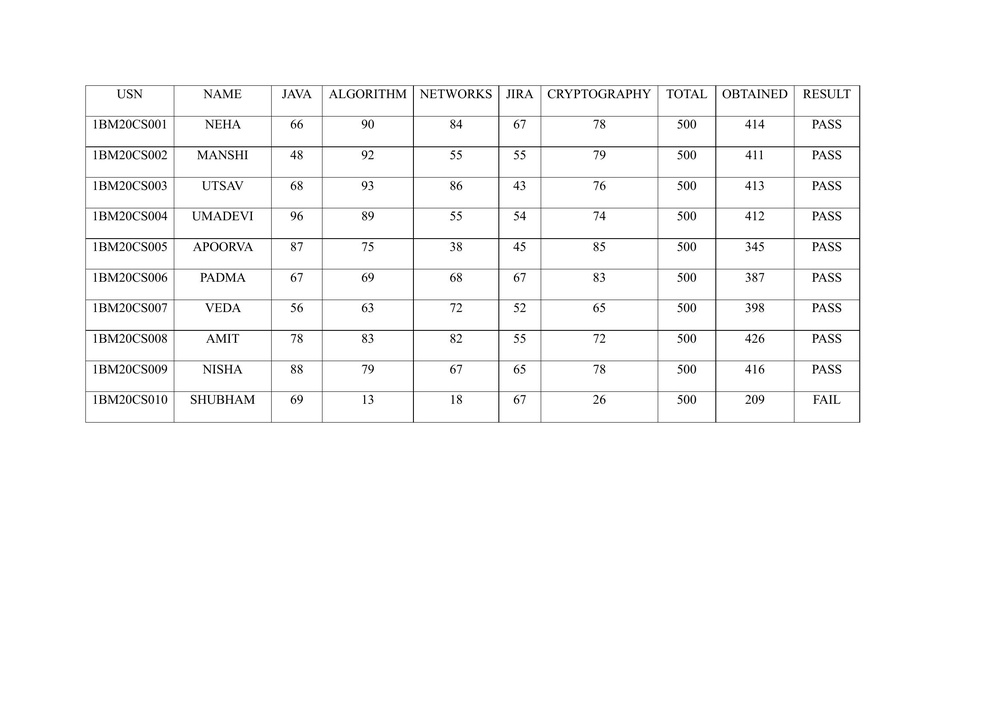
#> input picture inputdata/page_1.jpg, 999 x 706 px, shrunk from 2339 x 1654 before the run; its folder holds only this picture in this run
$ python -i skew.py   (imports and definitions only)
#> lines starting #> are read from the running program, lines starting #| are printed output that depends on the picture; after the words box and inside, x2 and y2 are one past the last pixel; in counts of white or black regions, pixels touching at a corner belong together
#> further down, picture is the input picture: shape (706, 999, 3); min 0, max 255, mean 249
import cv2
import os
import numpy as np
from scipy.ndimage import interpolation as inter

def correct_skew(image, delta=1, limit=5):
    """
    Corrects skew in the input image.

    Parameters:
        image (numpy.ndarray): Input image.
        delta (int): Angle delta for determining the range of angles to check (default is 1).
        limit (int): Limit of angles to check, from -limit to limit (default is 5).

    Returns:
        tuple: A tuple containing the best angle found for skew correction and the rotated image.
    """
#> called with delta = 1, limit = 5
    def determine_score(arr, angle):
        data = inter.rotate(arr, angle, reshape=False, order=0)
        histogram = np.sum(data, axis=1, dtype=float)
        score = np.sum((histogram[1:] - histogram[:-1]) ** 2, dtype=float)
        return histogram, score

    gray = cv2.cvtColor(image, cv2.COLOR_BGR2GRAY)
    thresh = cv2.threshold(gray, 0, 255, cv2.THRESH_BINARY_INV + cv2.THRESH_OTSU)[1]
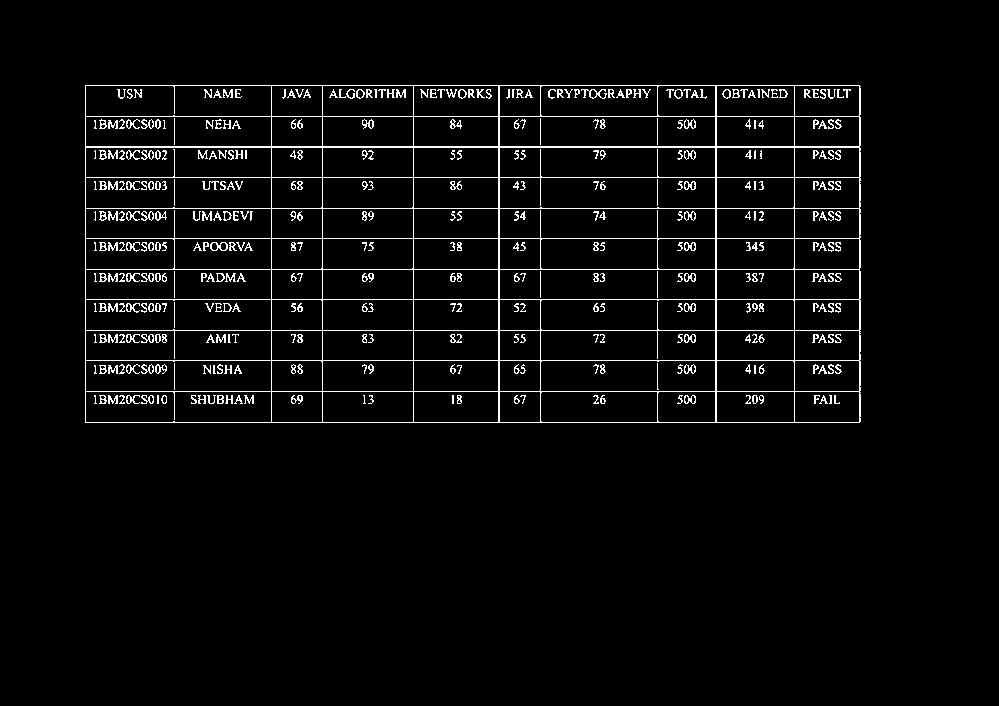
#> thresh: shape (706, 999); 3.8% white in thin lines or dots, all inside (x1, y1, x2, y2) = (85, 85, 861, 423)

    scores = []
    angles = np.arange(-limit, limit + delta, delta)
    for angle in angles:
        histogram, score = determine_score(thresh, angle)
        scores.append(score)
#> this loop made 11 passes
#> score on passes 1 to 11: 1.17e+09, 1.17e+09, 2.25e+09, 2.31e+09, 6.83e+09, 9.37e+11, 6.3e+09, 3.06e+09, 1.93e+09, 1.14e+09, 1.11e+09
#> pass 1, in determine_score, `data = inter.rotate(arr, angle, reshape=False, order=0)`:
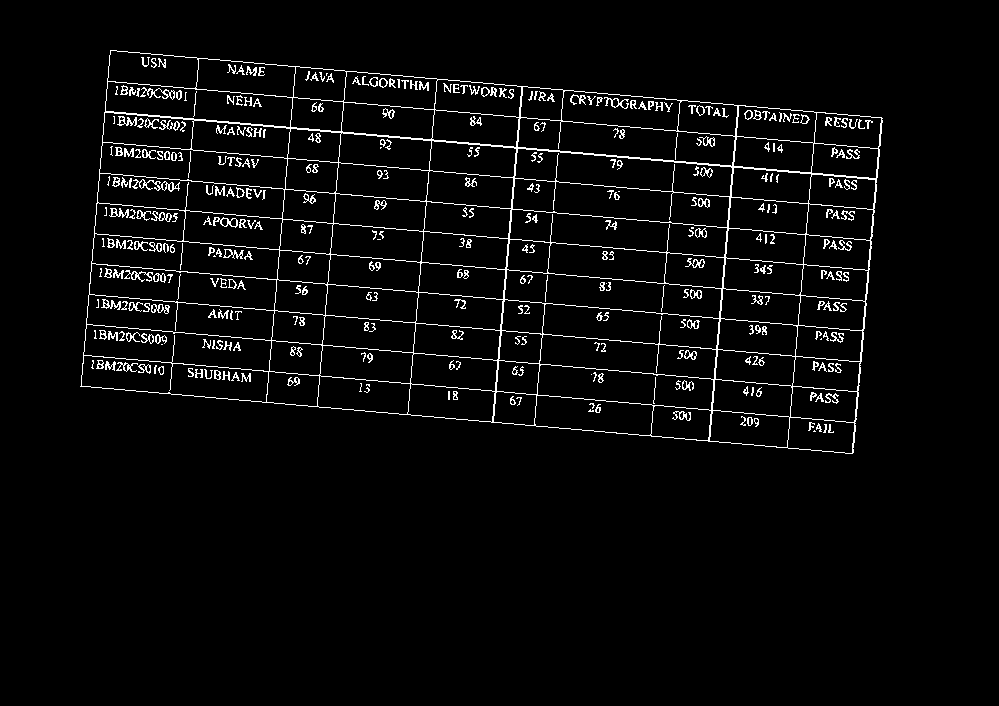
#> data: shape (706, 999); 3.8% white in thin lines or dots, all inside (x1, y1, x2, y2) = (80, 50, 883, 454)
#> pass 2, in determine_score (call 2), `data = inter.rotate(arr, angle, reshape=False, order=0)`:
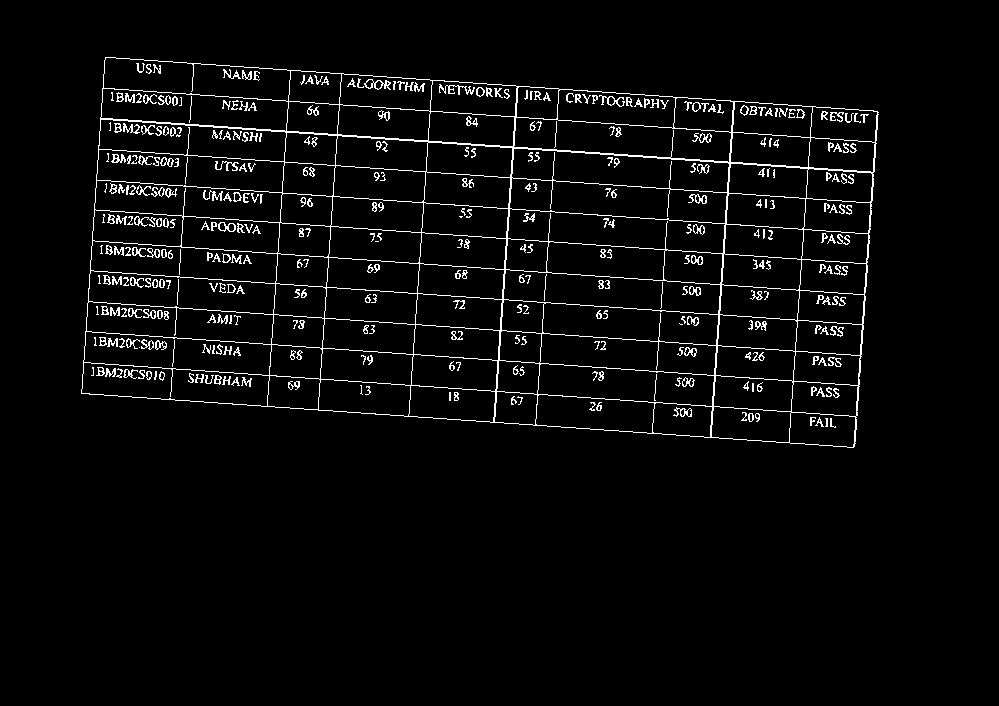
#> data: shape (706, 999); 3.8% white in thin lines or dots, all inside (x1, y1, x2, y2) = (81, 57, 879, 448)
#> pass 3, in determine_score (call 3), `data = inter.rotate(arr, angle, reshape=False, order=0)`:
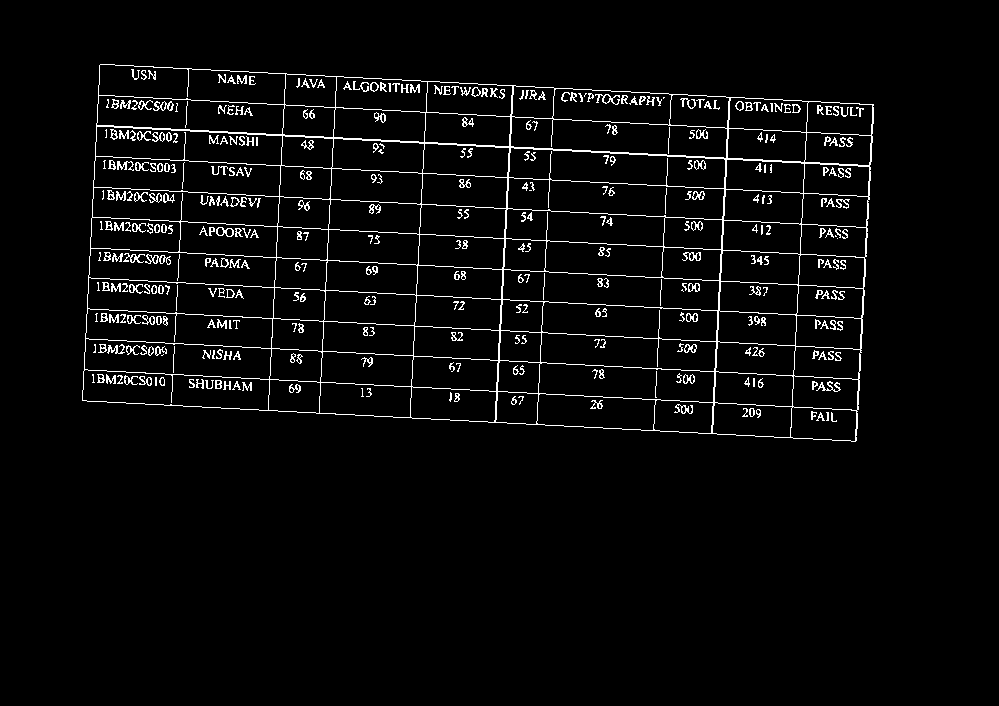
#> data: shape (706, 999); 3.8% white in thin lines or dots, all inside (x1, y1, x2, y2) = (82, 64, 874, 442)
#> after the loop, scores = [1.17e+09, 1.17e+09, 2.25e+09, 2.31e+09, 6.83e+09, 9.37e+11, 6.3e+09, 3.06e+09, 1.93e+09, 1.14e+09, 1.11e+09]

    best_angle = angles[scores.index(max(scores))]
#> best_angle = 0

    (h, w) = image.shape[:2]
#> h = 706; w = 999
    center = (w // 2, h // 2)
#> center = (499, 353)
    M = cv2.getRotationMatrix2D(center, best_angle, 1.0)
#> M = [[1, 0, 0], [0, 1, 0]]
    rotated = cv2.warpAffine(image, M, (w, h), flags=cv2.INTER_CUBIC, \
          borderMode=cv2.BORDER_REPLICATE)

    return best_angle, rotated

def process_skew_correction(input_folder_path, output_folder_path):
    """
    Corrects skew for all images in the input folder and saves the corrected images in the output folder.

    Parameters:
        input_folder_path (str): Path to the folder containing input images.
        output_folder_path (str): Path to save the corrected images.
    """
    # Create the output folder if it doesn't exist
    os.makedirs(output_folder_path, exist_ok=True)

    # List all files in the input folder
    image_files = [f for f in os.listdir(input_folder_path) if os.path.isfile(os.path.join(input_folder_path, f))]

    # Process and save images
    for image_file in image_files:
        input_path = os.path.join(input_folder_path, image_file)

        # Load the image
        image = cv2.imread(input_path)

        # Correct skew
        angle, rotated = correct_skew(image)

        # Save the rotated image to the output folder
        output_path = os.path.join(output_folder_path, f"rotated_{image_file}")
        cv2.imwrite(output_path, rotated)

        print(f"Rotated image saved: {output_path}")

# Specify the input folder and output folder
#input_folder_path = 'C:\\Users\\Neha\\Documents\\Major_project\\preprocessing\\grayimage'
#output_folder_path = 'C:\\Users\\Neha\\Documents\\Major_project\\preprocessing\\skewimage'

# Process skew correction for all images in the input folder
#process_skew_correction(input_folder_path, output_folder_path)

>>> import cv2
>>> picture = cv2.imread('../inputdata/page_1.jpg')
>>> result = correct_skew(picture)

$ run again, on inputdata/page_3.jpg
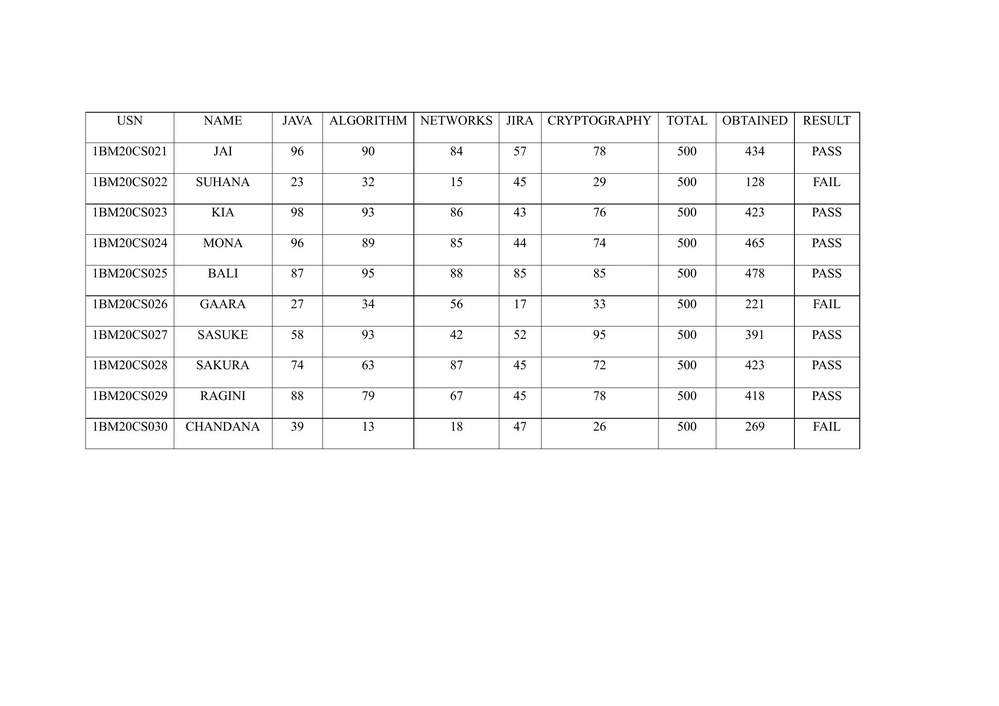
#> input picture inputdata/page_3.jpg, 999 x 706 px, shrunk from 2339 x 1654 before the run
#> picture is the input picture: shape (706, 999, 3); min 0, max 255, mean 248.9
#> in correct_skew, `thresh = cv2.threshold(gray, 0, 255, cv2.THRESH_BINARY_INV + cv2.THRES..`:
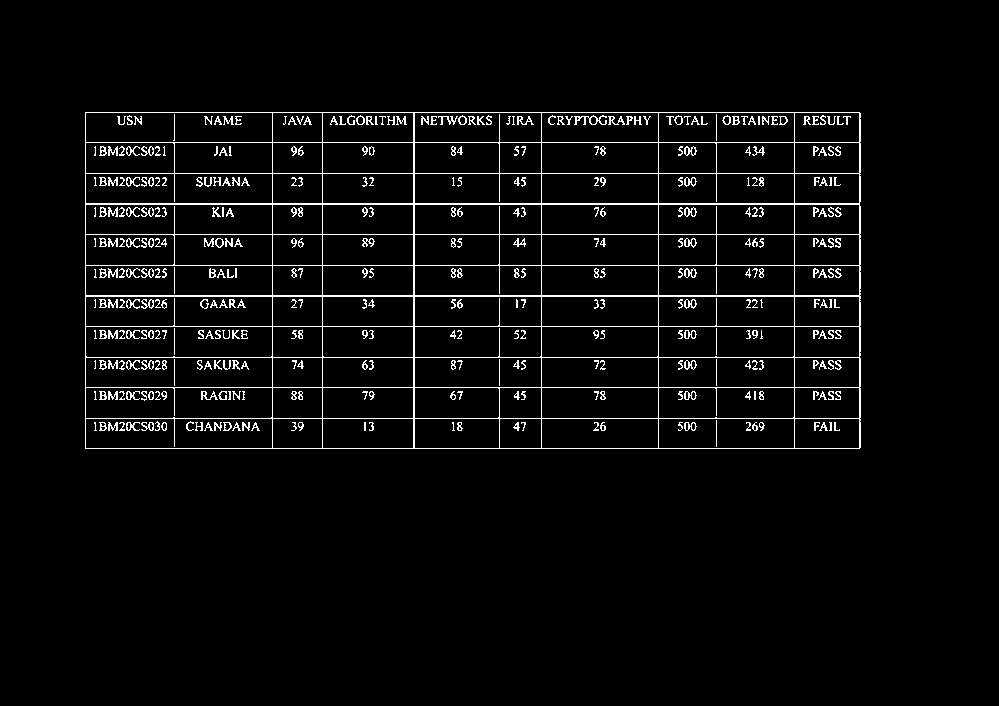
#> thresh: shape (706, 999); 3.8% white in thin lines or dots, all inside (x1, y1, x2, y2) = (85, 112, 861, 449)
#> the loop in correct_skew, `for angle in angles:` made 11 passes
#> score on passes 1 to 8: 1.08e+09, 1.1e+09, 2.34e+09, 2.39e+09, 6.98e+09, 9.42e+11, 6.33e+09, 2.92e+09
#> pass 3, in determine_score (call 3), `data = inter.rotate(arr, angle, reshape=False, order=0)`:
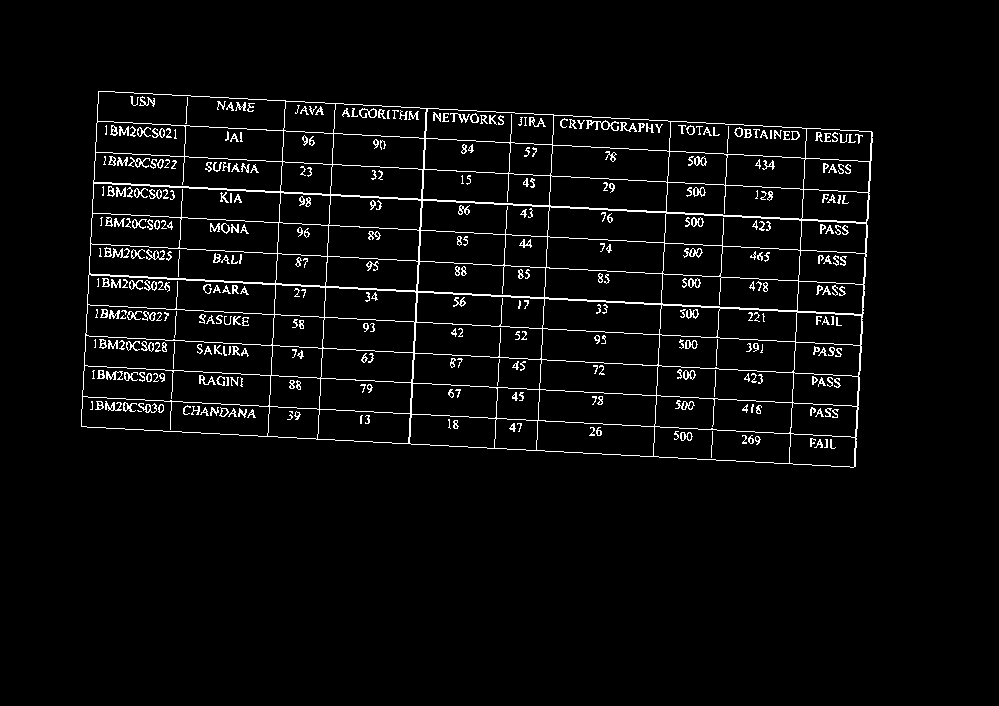
#> data: shape (706, 999); 3.8% white in thin lines or dots, all inside (x1, y1, x2, y2) = (81, 91, 873, 468)
#> after the loop in correct_skew, `for angle in angles:`: scores = [1.08e+09, 1.1e+09, 2.34e+09, 2.39e+09, 6.98e+09, 9.42e+11, 6.33e+09, 2.92e+09, 1.77e+09, 1.2e+09, 1.19e+09]
#> best_angle = 0
#> M = [[1, 0, 0], [0, 1, 0]]
